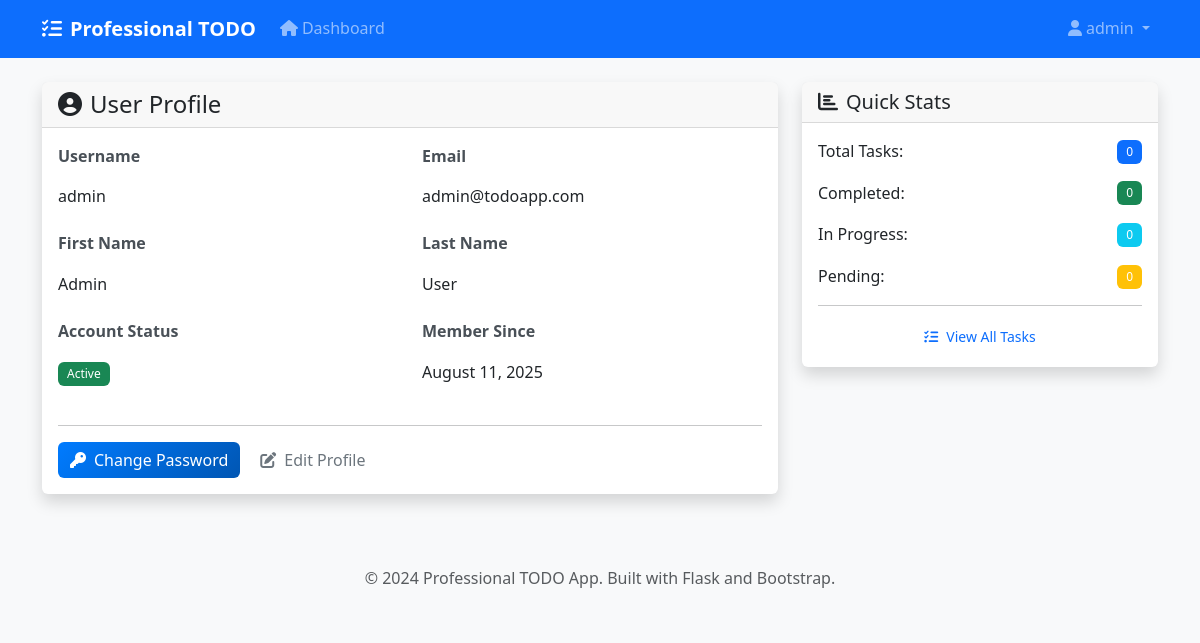
/auth/profile (signed in), run on the app's committed database.
### app/models.py (models this page shows, shortened)
class User(UserMixin, db.Model):
    id = db.Column(db.Integer, primary_key=True)
    username = db.Column(db.String(80), unique=True, nullable=False)
    email = db.Column(db.String(120), unique=True, nullable=False)
    password_hash = db.Column(db.String(255), nullable=False)
    first_name = db.Column(db.String(50))
    last_name = db.Column(db.String(50))
    is_active = db.Column(db.Boolean, default=True)
    created_at = db.Column(db.DateTime, default=datetime.utcnow)
    last_login = db.Column(db.DateTime)
    tasks = db.relationship('Task', backref='user', lazy=True, cascade='all, delete-orphan')

### app/routes/auth.py (the view)
@auth_bp.route('/profile')
@login_required
def profile():
    return render_template('auth/profile.html')

### app/models.py (called while the page is built)
@login_manager.user_loader
def load_user(user_id):
    return User.query.get(int(user_id))

### run.py (called while the page is built)
@app.context_processor
def inject_now():
    from datetime import datetime
    return {'now': datetime.utcnow()}

### app/templates/auth/profile.html (shortened to what this page needs)
{% extends "base.html" %}
{% block content %}
<div class="row">
    <div class="col-md-8">
        <div class="card shadow">
            <div class="card-header">
                <h4 class="mb-0">
                    <i class="fas fa-user-circle me-2"></i>User Profile
                </h4>
            </div>
            <div class="card-body">
                <div class="row">
                    <div class="col-md-6 mb-3">
                        <label class="form-label fw-bold">Username</label>
                        <p class="form-control-plaintext">{{ current_user.username }}</p>
                    </div>
                    <div class="col-md-6 mb-3">
                        <label class="form-label fw-bold">Email</label>
                        <p class="form-control-plaintext">{{ current_user.email }}</p>
                    </div>
                </div>
                <div class="row">
                    <div class="col-md-6 mb-3">
                        <label class="form-label fw-bold">First Name</label>
                        <p class="form-control-plaintext">{{ current_user.first_name or 'Not specified' }}</p>
                    </div>
                    <div class="col-md-6 mb-3">
                        <label class="form-label fw-bold">Last Name</label>
                        <p class="form-control-plaintext">{{ current_user.last_name or 'Not specified' }}</p>
                    </div>
                </div>
                <div class="row">
                    <div class="col-md-6 mb-3">
                        <label class="form-label fw-bold">Account Status</label>
                        <p class="form-control-plaintext">
                            <span class="badge bg-{{ 'success' if current_user.is_active else 'danger' }}">
                                {{ 'Active' if current_user.is_active else 'Inactive' }}
                            </span>
                        </p>
                    </div>
                    <div class="col-md-6 mb-3">
                        <label class="form-label fw-bold">Member Since</label>
                        <p class="form-control-plaintext">{{ current_user.created_at.strftime('%B %d, %Y') }}</p>
                    </div>
                </div>
                <hr>
                <div class="d-flex gap-2">
                    <a href="{{ url_for('auth.change_password') }}" class="btn btn-primary">
                        <i class="fas fa-key me-2"></i>Change Password
                    </a>
                    <button class="btn btn-outline-secondary" onclick="editProfile()">
                        <i class="fas fa-edit me-2"></i>Edit Profile
                    </button>
                </div>
            </div>
        </div>
    </div>
    <div class="col-md-4">
        <div class="card shadow">
            <div class="card-header">
                <h5 class="mb-0">
                    <i class="fas fa-chart-bar me-2"></i>Quick Stats
                </h5>
            </div>
            <div class="card-body">
                <div class="d-flex justify-content-between align-items-center mb-3">
                    <span>Total Tasks:</span>
                    <span class="badge bg-primary">{{ current_user.tasks|length }}</span>
                </div>
                <div class="d-flex justify-content-between align-items-center mb-3">
                    <span>Completed:</span>
                    <span class="badge bg-success">{{ current_user.tasks|selectattr('status', 'equalto', 'completed')|list|length }}</span>
                </div>
                <div class="d-flex justify-content-between align-items-center mb-3">
                    <span>In Progress:</span>
                    <span class="badge bg-info">{{ current_user.tasks|selectattr('status', 'equalto', 'in_progress')|list|length }}</span>
                </div>
                <div class="d-flex justify-content-between align-items-center mb-3">
                    <span>Pending:</span>
                    <span class="badge bg-warning">{{ current_user.tasks|selectattr('status', 'equalto', 'pending')|list|length }}</span>
                </div>
                <hr>
                <div class="text-center">
                    <a href="{{ url_for('tasks.dashboard') }}" class="btn btn-outline-primary btn-sm">
                        <i class="fas fa-tasks me-2"></i>View All Tasks
                    </a>
                </div>
            </div>
        </div>
    </div>
</div>
{% endblock %}

### app/templates/base.html (shortened to what this page needs)
<!DOCTYPE html>
<html lang="en">
<head>
    <link href="https://cdn.jsdelivr.net/npm/bootstrap@5.3.0/dist/css/bootstrap.min.css" rel="stylesheet">
    <link rel="stylesheet" href="https://cdnjs.cloudflare.com/ajax/libs/font-awesome/6.4.0/css/all.min.css">
    <link rel="stylesheet" href="{{ url_for('static', filename='css/style.css') }}">
</head>
<body>
    {% if current_user.is_authenticated %}
    <nav class="navbar navbar-expand-lg navbar-dark bg-primary">
        <div class="container">
            <a class="navbar-brand" href="{{ url_for('tasks.dashboard') }}">
                <i class="fas fa-tasks me-2"></i>Professional TODO
            </a>
            <div class="collapse navbar-collapse" id="navbarNav">
                <ul class="navbar-nav me-auto">
                    <li class="nav-item">
                        <a class="nav-link" href="{{ url_for('tasks.dashboard') }}">
                            <i class="fas fa-home me-1"></i>Dashboard
                        </a>
                    </li>
                </ul>
                <ul class="navbar-nav">
                    <li class="nav-item dropdown">
                        <a class="nav-link dropdown-toggle" href="#" id="navbarDropdown" role="button" data-bs-toggle="dropdown">
                            <i class="fas fa-user me-1"></i>{{ current_user.username }}
                        </a>
                    </li>
                </ul>
            </div>
        </div>
    </nav>
    {% endif %}
    <main class="container my-4">
        {% block content %}{% endblock %}
    </main>
    <footer class="bg-light py-4 mt-5">
        <div class="container text-center">
            <p class="text-muted mb-0">
                &copy; 2024 Professional TODO App. Built with Flask and Bootstrap.
            </p>
        </div>
    </footer>
</body>
</html>

### app/static/css/style.css (style rules this page uses)
:root { --primary-color: #007bff; --secondary-color: #6c757d; --success-color: #28a745; --danger-color: #dc3545; --warning-color: #ffc107; --info-color: #17a2b8; --light-color: #f8f9fa; --dark-color: #343a40; --border-radius: 0.375rem; --box-shadow: 0 0.125rem 0.25rem rgba(0, 0, 0, 0.075); --transition: all 0.15s ease-in-out; }
body { font-family: 'Segoe UI', Tahoma, Geneva, Verdana, sans-serif; background-color: #f8f9fa; color: #333; line-height: 1.6; }
.navbar-brand { font-weight: 600; font-size: 1.25rem; }
.navbar-nav .nav-link { font-weight: 500; transition: var(--transition); }
.card { border: none; border-radius: var(--border-radius); box-shadow: var(--box-shadow); transition: var(--transition); }
.card-header { border-bottom: 1px solid rgba(0, 0, 0, 0.125); font-weight: 600; }
.btn { border-radius: var(--border-radius); font-weight: 500; transition: var(--transition); border: none; }
.btn-primary { background: linear-gradient(135deg, #007bff, #0056b3); }
.form-label { font-weight: 600; color: #495057; margin-bottom: 0.5rem; }
.badge { font-weight: 500; padding: 0.5em 0.75em; border-radius: 0.375rem; }

### data on the page
User: username "admin", email "admin@todoapp.com", first_name "Admin", last_name "User", is_active "Active", created_at "August 11, 2025"

### other printed values
{{ current_user.tasks|length }} "0"
